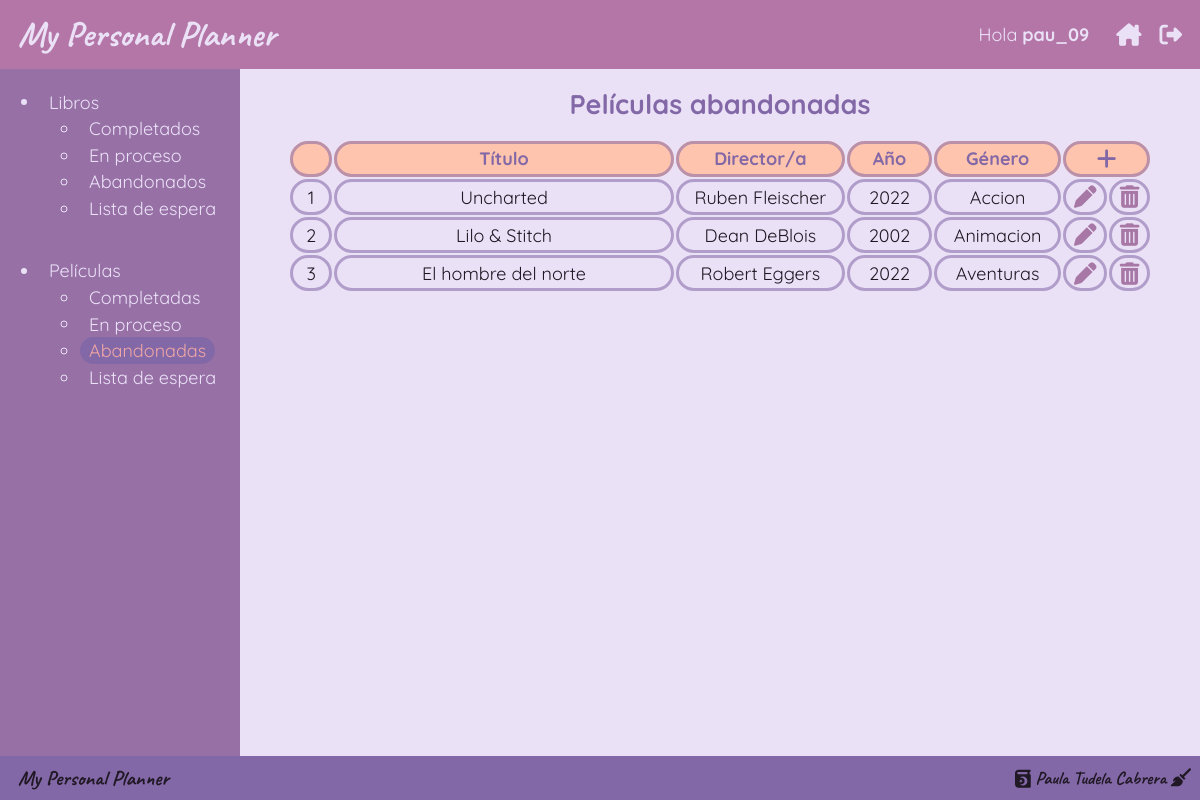
The page /peliculas/abandonadas/ (signed in) on the database as committed earlier.
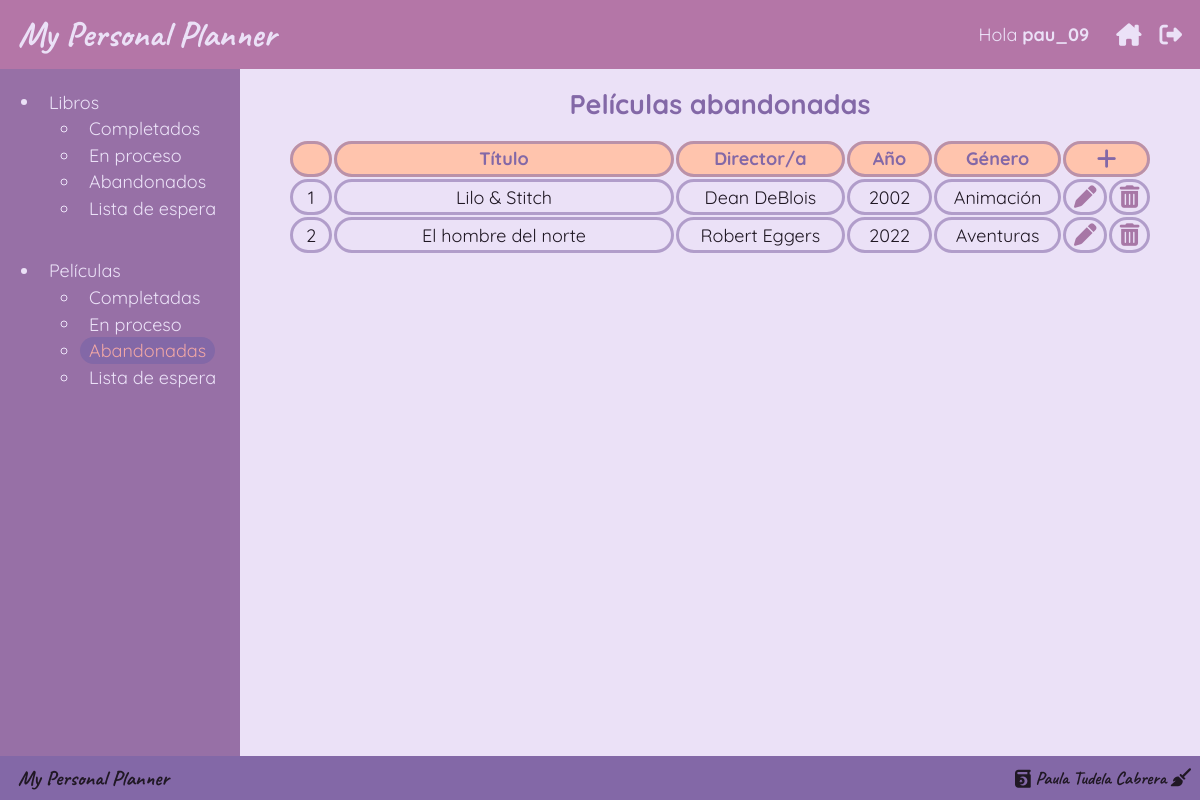
The same page on the database as committed later.
### movies/models.py (models this page shows, shortened)
class Movie(models.Model):
    GENRES = [
        ("Acción", "Acción"),
        ("Aventuras", "Aventuras"),
        ("Ciencia Ficción", "Ciencia Ficción"),
        ("Comedia", "Comedia"),
        ("Fantasía", "Fantasía"),
        ("Documental", "Documental"),
        ("Drama", "Drama"),
        ("Musical", "Musical"),
        ("Suspense", "Suspense"),
        ("Terror", "Terror"),
        ("Animación", "Animación"),
        ("Romance", "Romance"),
    ]
    title = models.CharField(max_length=80, unique=True)
    director = models.CharField(max_length=50, default="Anónimo")
    year = models.PositiveSmallIntegerField()
    genre = models.CharField(max_length=20, choices=GENRES)

### movies/views.py (the view, shortened to what this page needs)
# urls.py: path("<str:state>/", movieListDetailView, name="movieList"),
@login_required(login_url="login")
def movieListDetailView(request, state):
    STATES = {
        "completas": ["Completada", "completadas"],
        "en-proceso": ["En proceso", "en proceso"],
        "abandonadas": ["Abandonada", "abandonadas"],
        "en-espera": ["En espera", "en lista de espera"],
    }
    current_state = STATES[state][0]
    title = f"Películas {STATES[state][1]}"
    toast_title = ""
    user_movielist = list()
    user = request.user
    if not user_movielist:
        user_movielist = MovieList.objects.filter(
            user_id=user.id, state=current_state
        )
    movies = [Movie.objects.get(id=movie.movie_id) for movie in user_movielist]
    movies_not_in_user = MovieList.objects.filter(user_id=user.id).values_list(
        "movie_id", flat=True
    )
    queryset_movies_to_add = Movie.objects.exclude(id__in=movies_not_in_user)
    movies_to_add = dict()
    for movie in queryset_movies_to_add:
        movies_to_add[movie.id] = movie.title
    context = {
        "state": current_state,
        "title": title,
        "movies": movies,
        "movies_to_add": movies_to_add,
        "toast_title": toast_title,
    }
    return render(request, "detail_list.html", context)

### templates/lists/detail_list.html (shortened to what this page needs)
{% extends 'base.html' %}
{% load static %}
{% block style %}
	<link rel="stylesheet" type="text/css" href={% static 'styles/lists/list.css' %}>
{% endblock %}
{% block content %}
	<h2>{{title}}</h2>
	<table>
		<thead>
			<tr>
				<th id='id'></th>
				<th id='title'>Título</th>
				{% if books %}
					<th id='author'>Autor/a</th>
					{% else %}
					<th id='director'>Director/a</th>
					{% endif %}
				<th id='year'>Año</th>
				<th id='genre'>Género</th>
				<th colspan=2><i class="fa-solid fa-plus fa-lg"></i></th>
			</tr>
		</thead>
		<tbody>
		{% if books %}
			{% for book in books %}
				<tr>
					<td>{{forloop.counter}}</td>
					<td>{{book.title}}</td>
					<td>{{book.author}}</td>
					<td>{{book.year}}</td>
					<td>{{book.genre}}</td>
					<td id="{{book.id}}">
						<i class="fa-solid fa-pen fa-lg"></i>
					</td>
					<td id="{{book.id}}" data-title="{{book.title}}">
						<i class="fa-solid fa-trash-can fa-lg"></i>
					</td>
				</tr>
			{% endfor %}
		{% elif movies %}
			{% for movie in movies %}
				<tr>
					<td>{{forloop.counter}}</td>
					<td>{{movie.title}}</td>
					<td>{{movie.director}}</td>
					<td>{{movie.year}}</td>
					<td>{{movie.genre}}</td>
					<td id="{{movie.id}}">
						<i class="fa-solid fa-pen fa-lg"></i>
					</td>
					<td id="{{movie.id}}" data-title="{{movie.title}}">
						<i class="fa-solid fa-trash-can fa-lg"></i>
					</td>
				</tr>
			{% endfor %}
		{% else %}
			<tr>
				<td colspan=6><i>Todavía no has agregado entradas a esta lista</i></td>
			</tr>
		{% endif %}
		</tbody>
	</table>
{% endblock %}

Rows that differ between the two databases and show on the page:
no longer on this page (row edited): Movie: title "Uncharted", director "Ruben Fleischer", year "2022", genre "Accion"
changed Movie "Lilo & Stitch": genre "Animacion" → "Animación"
